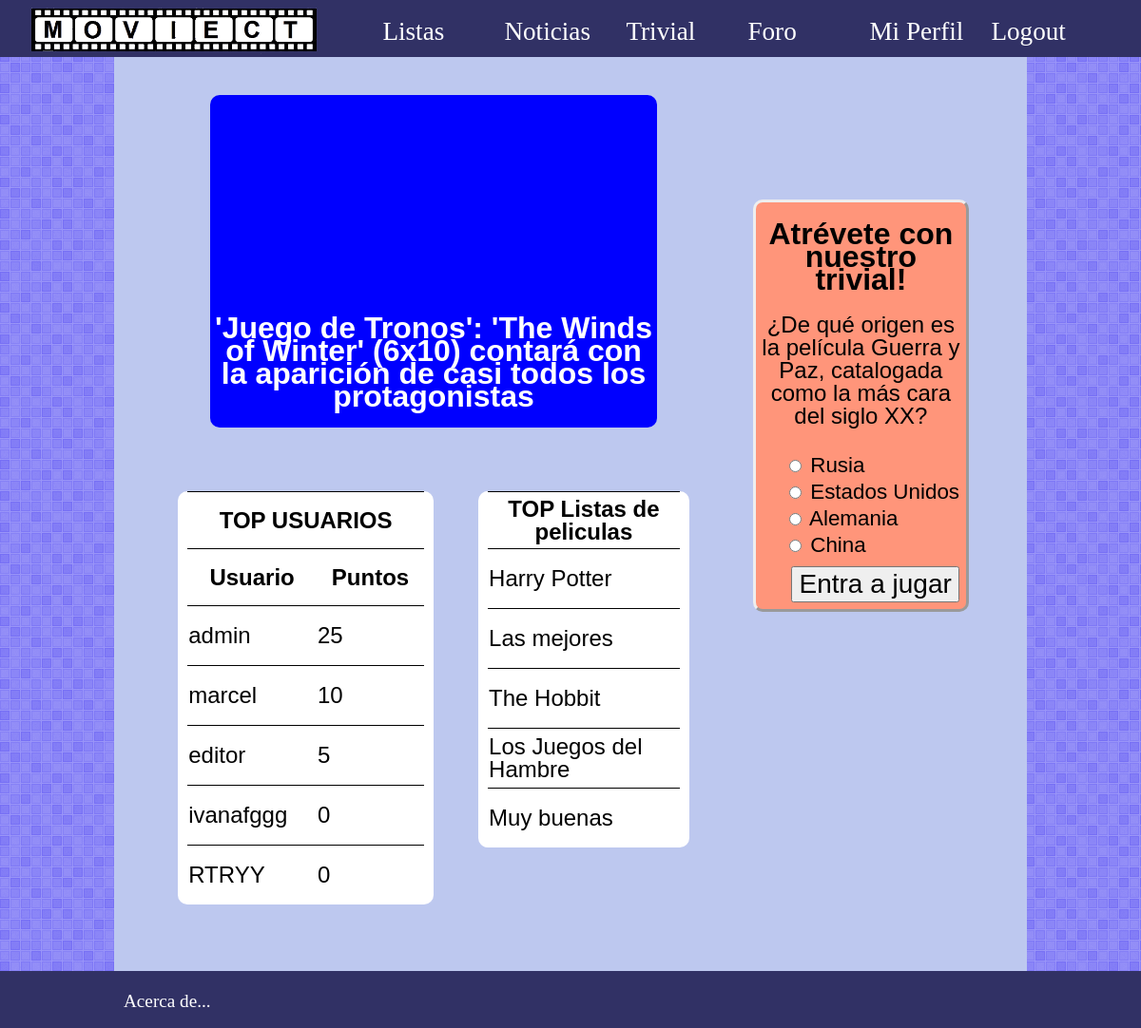
Screenshot of / (signed in) with the database file from the repository.
### tables this page shows
CREATE TABLE `noticias` (
  `id_noticia` int(11) NOT NULL,
  `titulo` varchar(200) NOT NULL,
  `contenido` text NOT NULL,
  `fecha` timestamp NOT NULL DEFAULT CURRENT_TIMESTAMP,
  `autor` varchar(50) NOT NULL,
  `leido` int(11) NOT NULL DEFAULT '0'
);

CREATE TABLE `listas` (
  `id_lista` int(11) NOT NULL,
  `titulo` varchar(50) NOT NULL,
  `autor` varchar(50) NOT NULL
);

CREATE TABLE `usuarios` (
  `nick` varchar(50) NOT NULL,
  `correo` varchar(50) NOT NULL,
  `password` varchar(255) NOT NULL,
  `nombre` varchar(50) NOT NULL,
  `puntos` int(11) NOT NULL,
  `rol` varchar(30) NOT NULL,
  `descripcion` varchar(255) NOT NULL
);

CREATE TABLE `preguntas` (
  `id_pregunta` int(11) NOT NULL,
  `enunciado` varchar(100) NOT NULL,
  `autor` varchar(50) NOT NULL
);

CREATE TABLE `opciones` (
  `id_opcion` int(11) NOT NULL,
  `texto` varchar(50) NOT NULL,
  `id_pregunta` int(11) NOT NULL,
  `correcta` tinyint(1) NOT NULL
);

### src/includes/config.php (called while the page is built, shortened)
<?php
spl_autoload_register(function ($class) {
    $prefix = 'es\\ucm\\fdi\\aw\\';
    $base_dir = __DIR__ . '/';
    $len = strlen($prefix);
    $relative_class = substr($class, $len);
    $file = $base_dir . str_replace('\\', '/', $relative_class) . '.php';
});
$app = \es\ucm\fdi\aw\Aplicacion::getSingleton();

### src/includes/Aplicacion.php (called while the page is built, shortened)
<?php
class Aplicacion {
  private static $instancia;
  private $rutaRaizApp;
  public static function getSingleton() {
      if (  !self::$instancia instanceof self) {
         self::$instancia = new self;
      }
      return self::$instancia;
  }
  public function init($bdDatosConexion, $rutaRaizApp, $dirInstalacion){
    $this->rutaRaizApp = $rutaRaizApp;
  }
  public function resuelve($path = '') {
    if (strlen($path) > 0 && $path[0] == '/') {
      $path = mb_substr($path, 1);
    }
    return $this->rutaRaizApp . $path;
  }
}
?>

### src/includes/Noticia.php (called while the page is built, shortened)
<?php
class Noticia {
   public static function ultimaNoticia(){
	   $app = App::getSingleton();
      $conn = $app->conexionBd();
	  $result = Array();
      $query = sprintf("SELECT * from noticias ORDER BY id_noticia DESC LIMIT 1");
      $rs = $conn->query($query);
	 while ($fila = $rs->fetch_assoc()) {
			$result[]=$fila;
		}
      return $result[0];
   }
}
?>

### src/includes/lista.php (called while the page is built, shortened)
<?php
class Lista {
	public function cargarTop(){
		$app = App::getSingleton();
      $conn = $app->conexionBd();
      $query = sprintf("SELECT titulo,autor,id_lista, count(nick) as followers FROM listas natural left join followers_listas GROUP BY id_lista ORDER BY followers DESC");
      $rs = $conn->query($query);
	while ($fila = $rs->fetch_assoc()) {
			$result[]=$fila;
		}
      return $result;
	}
}
?>

### src/includes/admin.php (called while the page is built, shortened)
<?php
class Admin{
	public function cargarUsuarios(){
		$app = App::getSingleton();
      $conn = $app->conexionBd();
      $query = sprintf("SELECT nick,puntos,nombre,rol FROM usuarios ORDER BY puntos DESC");
	        $result = Array();
      $rs = $conn->query($query);
		while ($fila = $rs->fetch_assoc()) {
			$result[]=$fila;
		}
      return $result;
	}
}
?>

### src/includes/Preguntas.php (called while the page is built, shortened)
<?php
class Preguntas {
	public static function preguntaAleatoria() {
    $app = App::getSingleton();
    $conn = $app->conexionBd();
    $query = sprintf("SELECT * FROM  preguntas order by rand() LIMIT 1" );
    $rs = $conn->query($query);
    if ($rs && $rs->num_rows == 1) {
      $fila = $rs->fetch_assoc();
      $pregunta = new Preguntas($fila['id_pregunta'], $fila['enunciado'],$fila['autor']);
      return $pregunta;
    }
    return new Preguntas(" ", " "," ");
  }
  private $enunciado;
  public function __construct($id, $enunciado,$autor) {
    $this->enunciado = $enunciado;
  }
	public function enunciado(){
		return $this->enunciado;
	}
}

### src/includes/Respuesta.php (called while the page is built, shortened)
<?php
class Respuesta{
  public static function respuestas($id_pregunta) {
    $app = App::getSingleton();
    $conn = $app->conexionBd();
    $query = sprintf("SELECT * FROM opciones WHERE id_pregunta = '%s' ", $conn->real_escape_string($id_pregunta));
    $rs = $conn->query($query);
	$results_array = array();
		while ($row = $rs->fetch_assoc()) {
		  $results_array[] = $row;
		}
		return $results_array;
  }
}

### src/index.php (the view, shortened to what this page needs)
<?php
	require_once __DIR__.'/includes/config.php';
	require_once 'includes/Preguntas.php';
	require_once 'includes/Respuesta.php';
	require_once 'includes/lista.php';
	require_once 'includes/admin.php';
	require_once 'includes/Noticia.php';
	$noticias = new \es\ucm\fdi\aw\Noticia();
	$admin = new \es\ucm\fdi\aw\Admin();
	$lista = new \es\ucm\fdi\aw\Lista();
	$preguntas = new \es\ucm\fdi\aw\Preguntas(1,"a","a");
	$respuesta = new \es\ucm\fdi\aw\Respuesta();
?>
<!DOCTYPE html>
<html>
	<head>
	<link href="<?= $app->resuelve('/css/index.css') ?>" rel="stylesheet" type="text/css">
	<link href="<?= $app->resuelve('/css/header.css') ?>" rel="stylesheet" type="text/css">
	<link href="<?= $app->resuelve('/css/footer.css') ?>" rel="stylesheet" type="text/css">
	<link href="<?= $app->resuelve('/css/estilo2col.css') ?>" rel="stylesheet" type="text/css">
	</head>
	<body>
		<?php
			$app->doInclude('comun/header.php');
		?>
		<div id="contenedor">
			<div id="central">
				<div id="noticias">
				<?php
					$noticia = $noticias->ultimaNoticia();
					echo <<<EOF
					<a href="{$app->resuelve('/html/noticias/noticia.php')}?data={$noticia['id_noticia']}"
					<img src="{$app->resuelve(DIR_FOTOS_NOT.$noticia['id_noticia'])}" width="100%" height="100%">
				<h1> {$noticia['titulo']} <h1>
				</a>
EOF;
				?>
				</div>
				<div id="listas">
						<table  class="rankings" id="rk_listas"
							<thead>
							<tr> <th> TOP Listas de peliculas </th></tr>
							<tbody>
							<?php
								$listas = $lista->cargarTop();
								for($i=0; $i<5; ++$i){
									echo '<tr class="lista" id="'. $listas[$i]['id_lista'] . '"><td>' . $listas[$i]['titulo'] . '</td></tr>';
								}
							?>
							</tbody>
						</table>
					<table  class="rankings" id="rk_users">
							<thead>
							<tr> <th colspan="2">TOP USUARIOS</th></tr>
							 <tr>
								<th scope="col">Usuario</th>
								<th scope="col">Puntos</th>
							</tr
														</thead>
							<tbody>
							<?php
								$usuarios = $admin->cargarUsuarios();
								for($i=0; $i<5; ++$i){
								echo '<tr class="usuario" id="'. $usuarios[$i]['nick'] . '"><td>' . $usuarios[$i]['nick'] . '</td><td>' . $usuarios[$i]['puntos'] . '</td></tr>';
								}
							?>
							</tbody>
						</table>
				</div>
			</div>
			<div id="trivial">
				<h1>Atrévete con nuestro trivial!</h1>
				<p><?php  $pregunta=$preguntas->preguntaAleatoria(); echo $pregunta->enunciado(); ?></p>
				<form action="./html/trivial/trivial.php">
				<?php
						$respuestas=$respuesta->respuestas($pregunta->id());
						shuffle($respuestas);
						foreach ($respuestas as $opcion) { ?>
					 <input type="radio"  value="<?php=$opcion['texto']?>"> <?php echo $opcion['texto']?>  </br>
					 <?php } ?>
					 <input id="jugar" type="submit" value="Entra a jugar" />
				</form>
			</div>
		</div>
	</body>
</html>

### src/css/index.css (style rules this page uses)
#noticias { background-color: blue; width: 70%; height: 350px; margin:auto; display:block; background-size: 100% auto; background-repeat: no-repeat; position: relative; border-radius: 10px; }
#trivial p { text-align: center; font-size: 1.5em; }
#trivial form { font-size: 1.4em; margin-left: 30px; }
#trivial input { margin-top: 10px; font-size: 1.25em; }
#trivial h1 { text-align: center; }
#noticias h1 { position: absolute; bottom: 0px; font-size: 2em; text-align: center; color: white; font-family: "Lucida Sans Unicode", "Lucida Grande", sans-serif; }
#central { float:left; width: 70%; min-height: 500px; display: inline-block; display:block; margin-top: 40px; }
#trivial { background-color: #FF957A; float:left; width: 23%; min-height: 400px; margin-top: 150px; border-radius: 10px; border-style: outset; }
#jugar { float:right; font-size: 1 em; margin-right: 7px; margin-bottom: 7px; }
.rankings { width: 33%; display: inline; margin-top: 10%; background-color: white; font-size: 1.5em; border-collapse: collapse; border-radius: 10px; margin-bottom: 70px; padding-left: 10px; overflow: hidden; padding-right: 10px; }
#rk_listas { float: right; margin-right:10%; }
.rankings tr, .rankings td { border-top: 1px solid black; border-collapse: collapse; height: 2.5em; width: 25%; }
#rk_users { float:left; width: 40%; margin-left:10%; }

### src/css/estilo2col.css (style rules this page uses)
body { margin: 0px; background-color: #795198; margin: 0 auto 0 auto; height: 100%; background-image: url("../img/fondo.png"); background-repeat: repeat; }
#contenedor { font-family: Sans-serif; line-height: 1.5em; width: 80%; height: 1%; overflow: hidden; margin-top: 60px; margin: 0 auto; padding: 60px 0; background-color: #BDC8EF; min-height: 860px; min-width: 900px; }

### rows the page displays
noticias: titulo "'Juego de Tronos': 'The Winds of Winter' (6x10) contará con la aparición de casi todos los protagonistas"
listas: titulo "Harry Potter"
listas: titulo "Las mejores"
listas: titulo "The Hobbit"
listas: titulo "Los Juegos del Hambre"
listas: titulo "Muy buenas"
usuarios: nick "admin", puntos "25"
usuarios: nick "marcel", puntos "10"
usuarios: nick "editor", puntos "5"
usuarios: nick "ivanafggg", puntos "0"
usuarios: nick "RTRYY", puntos "0"
preguntas: enunciado "¿De qué origen es la película Guerra y Paz, catalogada como la más cara del siglo XX?"
opciones: texto "Rusia"
opciones: texto "Estados Unidos"
opciones: texto "Alemania"
opciones: texto "China"
